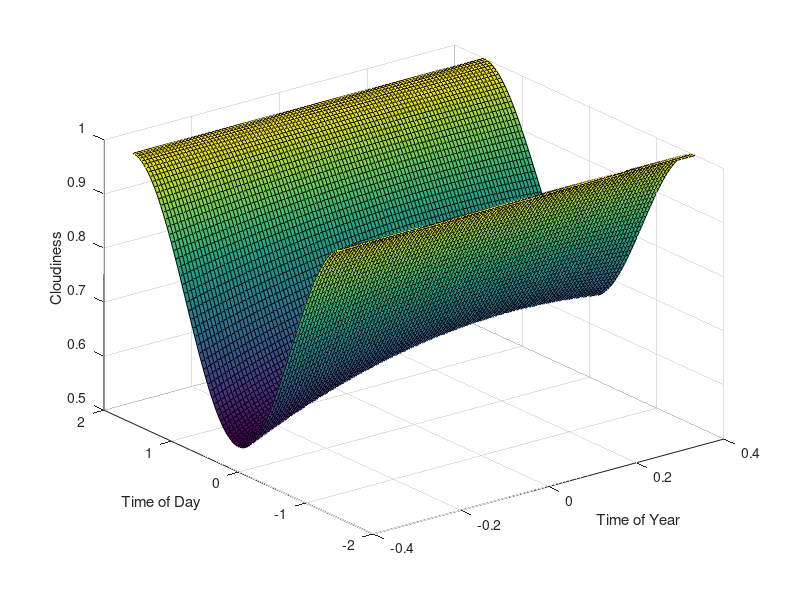

Source code (MATLAB):
%problem 1
%%%%%%%%%%%%%%%%%%%%%%%%%%Create Domain%%%%%%%%%%%%%%%%%%%%%%%%%%
%S is the angle between the equator and the center of the sun
s= linspace(-0.4,0.4);
%t is the angle proportional to the time of day
t= linspace(-pi/2,pi/2);
%create grid for C and W
[S T] = meshgrid(s,t);
%%%%%%%%%%%%%%%%%%%%%%%%Anonymous function%%%%%%%%%%%%%%%%%%%%%%%%
%%%%%%%%%%%%%%%%%%%%%%%%%%Create Domain%%%%%%%%%%%%%%%%%%%%%%%%%%%
%cloudiness varies from 0 - 1 0 very cloudy, 1 no clouds 
C = @(s,t) (3-(1+(s-0.2).^2).*cos(t).^2)./3;
%%%%%%%%%%%%%%%%%%%%%%%%%%Range and surfplot%%%%%%%%%%%%%%%%%%%%%%
Cloud=C(S,T);

cl=surf(s,t,Cloud)
xlabel('Time of Year')
ylabel('Time of Day')
zlabel('Cloudiness')

%%%%%%%%%%%%%%%%%%%%%%%%%%Critical points #2%%%%%%%%%%%%%%%%%%%%%%
%%%%Compute W(s,u)%%%%%%
%%%%create u%%%%%%%%%%%%
u=linspace(-pi/2,pi/2);
[S U]=meshgrid(s,u);
%%%%W(s,u)%%%%%%%%%%%%%%
W= @(s,u) 1+(1+0.65.*s-1.2.*s.^2-0.4.*s.^3+0.35.*s.^4).*cos(u)...
    +(1.4.*s-0.4.*s.^2-1.5.*s.^3-0.35.*s.^4).*sin(u)
w=W(S,U);

%surf(S,U,w)
%contour(S,U,w)
